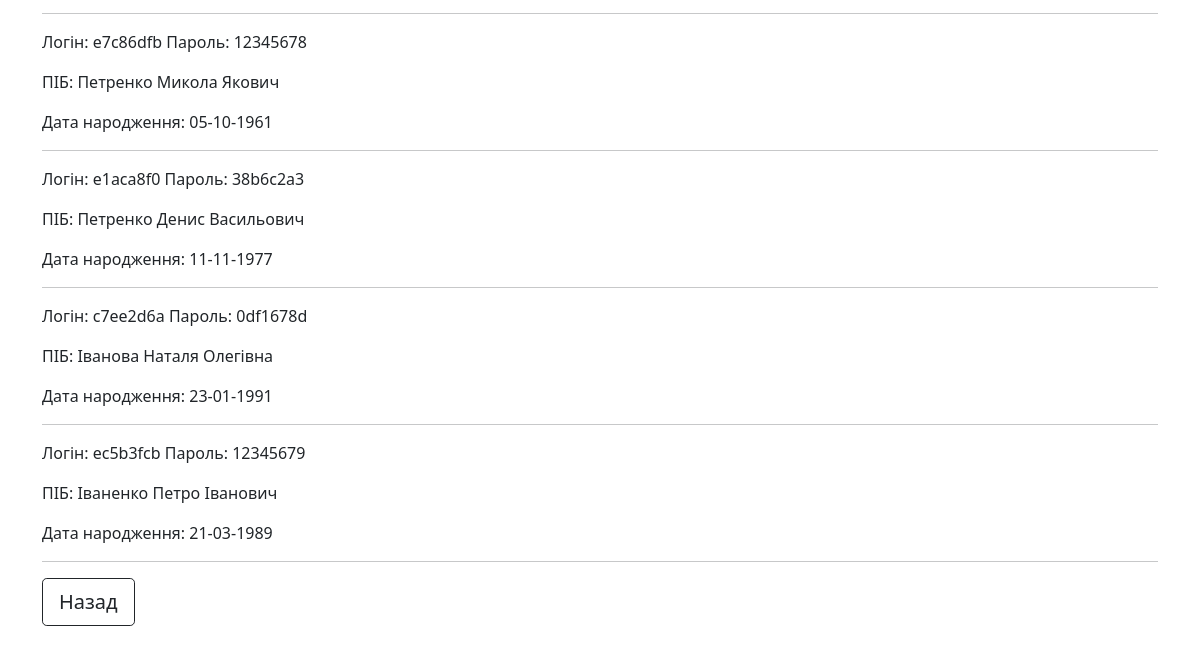
Before: /company_admin/users_info (signed in, lower part) with the older database file.
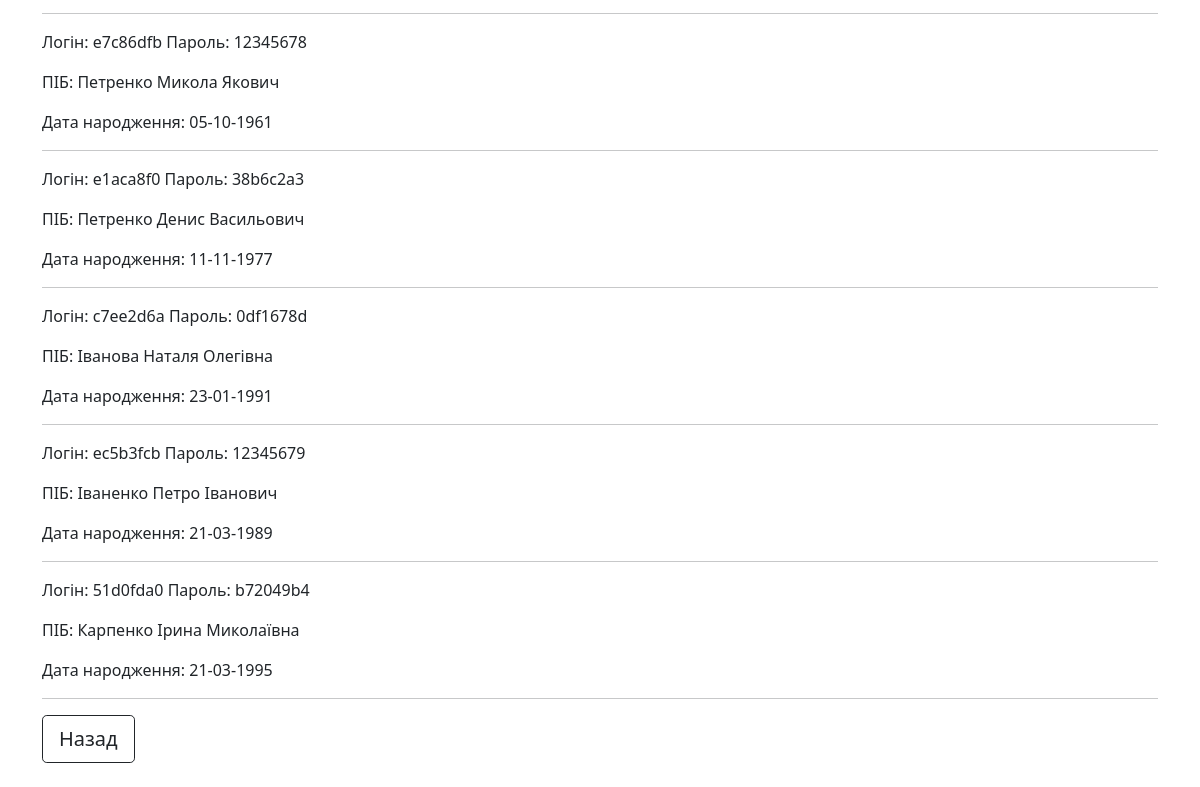
After: the same page with the newer database file.
### account/models.py (models this page shows)
class Code(models.Model):
    company = models.ForeignKey(Company, on_delete=models.CASCADE)
    pub_key = models.CharField(max_length=8)  # логин сотрудника
    sec_key = models.CharField(max_length=8)  # пароль сотрудника
    user = models.ForeignKey(User, blank=True, null=True, on_delete=models.CASCADE)

class User(AbstractUser):
    patronymic = models.CharField(max_length=100)
    birthdate = models.DateField(null=True)
    phone = models.CharField(max_length=50)
    company_admin = models.BooleanField(default=False)
    company = models.ForeignKey(Company, blank=True, null=True, on_delete=models.CASCADE)

### account/views/company_admin_views.py (the view)
# urls.py: path('company_admin/users_info', company_admin_views.show_users_info, name='show_users_info'),
@login_required
def show_users_info(request):
    admin: User = request.user
    codes = Code.objects.filter(user_id__isnull=False, company=admin.company)
    context = {
        'admin': admin,
        'codes': codes
    }
    return render(request, 'account/company_admin/users_info.html', context=context)

### account/templates/account/company_admin/users_info.html (shortened to what this page needs)
{% extends 'account/base.html' %}
{% block content %}
    <h1>Користувачі організації {{ admin.company.name }}</h1><br/>
    {% for code in codes %}
        <p>Логін: {{ code.pub_key }} Пароль: {{ code.sec_key }}</p>
        <p>ПІБ: {{ code.user.last_name }} {{ code.user.first_name }} {{ code.user.patronymic }}</p>
        <p>Дата народження: {{ code.user.birthdate|date:"d-m-Y"  }}</p>
        <hr />
    {% endfor %}
    <a href="{% url 'company_admin' %}" class="btn btn-outline-dark btn-lg">Назад</a><br/><br/>
{% endblock %}

Changed rows visible on the page:
now on this page (row edited): Code: pub_key "51d0fda0", sec_key "b72049b4", user.last_name "Карпенко", user.first_name "Ірина", user.patronymic "Миколаївна", user.birthdate "21-03-1995"
